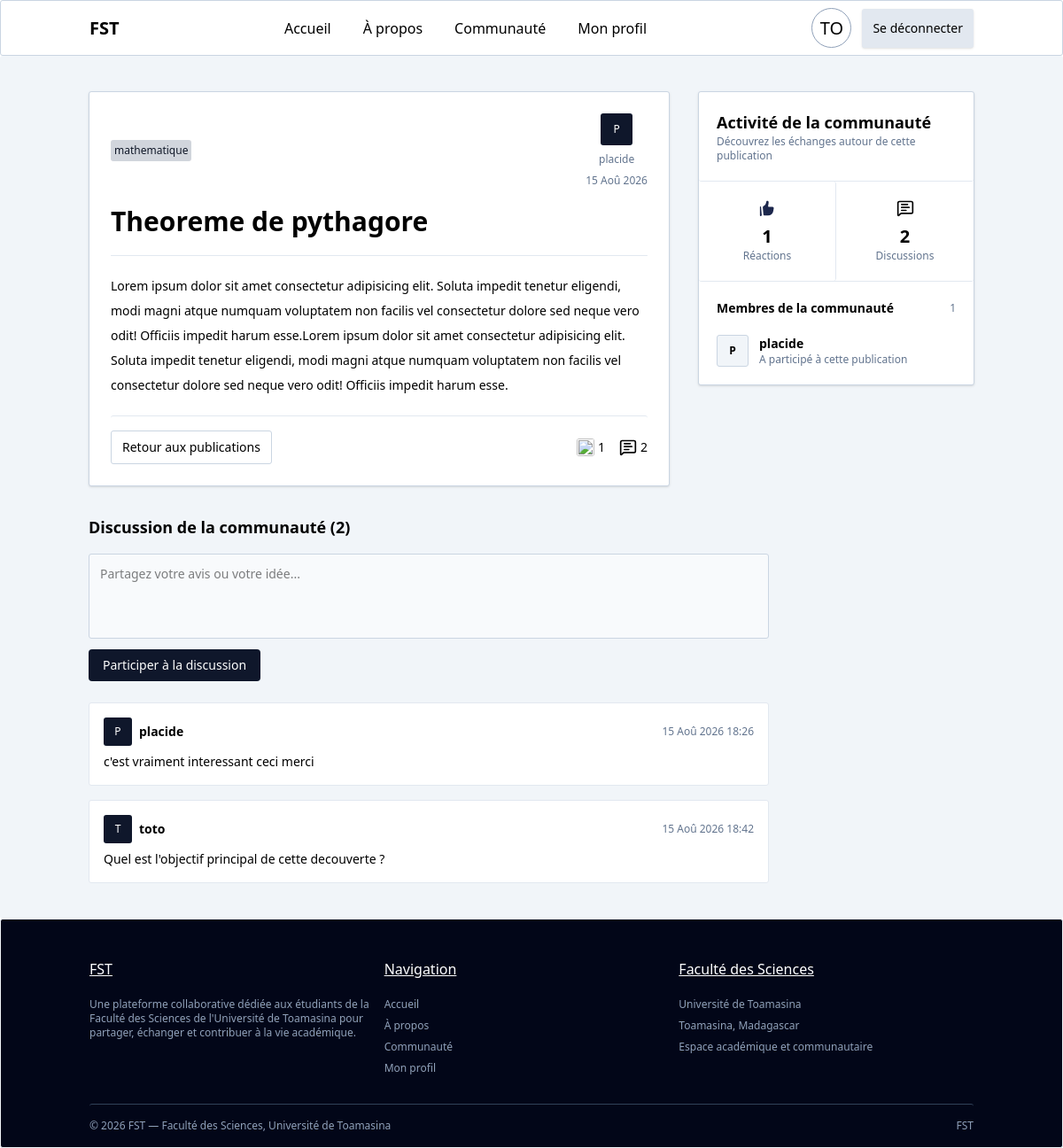
Page /04e02620-a7b2-487e-9d7e-69f9412bf674/ (signed in) on the committed database.
### core/models.py (models this page shows, shortened)
class Post(models.Model):
    id = models.UUIDField(default=uuid.uuid4,editable=False,unique=True,primary_key=True)
    title = models.CharField(max_length=255)
    content = models.TextField()
    user = models.ForeignKey(User,on_delete=models.CASCADE,related_name="posts")
    category = models.ForeignKey(Category,on_delete=models.SET_NULL,null=True,blank=True,related_name="posts")
    created_at = models.DateTimeField(auto_now_add=True)

class Category(models.Model):
    name = models.CharField(max_length=100,unique=True)

class Reaction(models.Model):
    user = models.ForeignKey(User, on_delete=models.CASCADE, related_name="reactions")
    post = models.ForeignKey(Post, on_delete=models.CASCADE, related_name="reactions")

class Comment(models.Model):
    content = models.TextField()
    user = models.ForeignKey(User,on_delete=models.CASCADE,related_name="comments")
    post = models.ForeignKey(Post,on_delete=models.CASCADE,related_name="comments")
    created_at = models.DateTimeField(auto_now_add=True)

### core/views/blog.py (the view)
# urls.py: path('<uuid:id>/', views.show, name='show'),
@login_required
def show(request, id):
    post = get_object_or_404(Post, id=id)
    return render(request, 'core/blog/blog_show.html', {'post': post})

### core/templates/core/blog/blog_show.html (shortened to what this page needs)
{% extends 'base.html' %}
{% load static %}
{% block content %}
<div class="px-25 py-10">
    <div class="grid grid-cols-3 gap-8 items-start">
        <div class="col-span-2">
            <div class="flex flex-col gap-5 border border-slate-300 rounded p-6 bg-white shadow-sm">
                <div class="flex justify-between items-center">
                    <span class="text-xs bg-gray-300 p-1 text-gray-900">
                        {{ post.category.name }}
                    </span>
                    <div class="flex flex-col justify-center gap-2 items-center">
                        <div class="w-9 h-9 rounded-full bg-slate-900 text-white flex justify-center items-center text-xs">
                            {{ post.user.username|slice:":1"|upper }}
                        </div>
                        <span class="text-xs text-slate-500">
                            {{ post.user.username }}
                        </span>
                        <span class="text-xs text-slate-500">
                            {{ post.created_at|date:"d M Y" }}
                        </span>
                    </div>
                </div>
                <h1 class="text-3xl font-bold">
                    {{ post.title }}
                </h1>
                <div class="border-t border-slate-200"></div>
                <p class="leading-7 text-sm">
                    {{ post.content }}
                </p>
                <div class="flex justify-between items-center border-t border-slate-200 pt-4">
                    <a href="{% url 'blog' %}" class="text-sm border border-slate-300 px-3 py-2 rounded">
                        Retour aux publications
                    </a>
                    <div class="flex gap-4 items-center">
                        <form action="{% url 'react_post' post.id %}" method="POST" class="react-form">
                            <button type="submit" class="flex gap-1 items-center cursor-pointer">
                                {% if request.user in post.reactions.all %}
                                    <img src="{% static 'icons/like_full.svg' %}" class="w-5 h-5 icon-liked">
                                {% else %}
                                    <img src="{% static 'icons/like.svg' %}" class="w-5 h-5 icon-liked">
                                {% endif %}
                                <span class="text-sm reaction-count">
                                    {{ post.reactions.count }}
                                </span>
                            </button>
                        </form>
                        <div class="flex gap-1 items-center">
                            <img src="{% static 'icons/comment.svg' %}" class="w-5 h-5">
                            <span class="text-sm">
                                {{ post.comments.count }}
                            </span>
                        </div>
                    </div>
                </div>
            </div>
        </div>
        <aside class="col-span-1 sticky top-6">
            <div class="border border-slate-300 rounded bg-white shadow-sm">
                <div class="p-5 border-b border-slate-200">
                    <h2 class="text-lg font-semibold">
                        Activité de la communauté
                    </h2>
                    <p class="text-xs text-slate-500">
                        Découvrez les échanges autour de cette publication
                    </p>
                </div>
                <div class="flex border-b border-slate-200">
                    <div class="w-1/2 flex flex-col justify-center items-center p-5 border-r border-slate-200">
                        <img src="{% static 'icons/like_full.svg' %}" class="w-5 h-5 mb-2">
                        <span class="text-xl font-bold">
                            {{ post.reactions.count }}
                        </span>
                        <span class="text-xs text-slate-500">
                            Réactions
                        </span>
                    </div>
                    <div class="w-1/2 flex flex-col justify-center items-center p-5">
                        <img src="{% static 'icons/comment.svg' %}" class="w-5 h-5 mb-2">
                        <span class="text-xl font-bold">
                            {{ post.comments.count }}
                        </span>
                        <span class="text-xs text-slate-500">
                            Discussions
                        </span>
                    </div>
                </div>
                <div class="p-5">
                    <div class="flex justify-between items-center mb-5">
                        <h3 class="text-sm font-semibold">
                            Membres de la communauté
                        </h3>
                        <span class="text-xs text-slate-500">
                            {{ post.reactions.count }}
                        </span>
                    </div>
                    <div class="flex flex-col gap-4">
                        {% for reaction in post.reactions.all %}
                            <div class="flex items-center gap-3">
                                <div class="w-9 h-9 rounded-full bg-slate-100 border border-slate-300 flex justify-center items-center text-xs font-semibold">
                                    {{ reaction.user.username|slice:":1"|upper }}
                                </div>
                                <div>
                                    <p class="text-sm font-semibold">
                                        {{ reaction.user.username }}
                                    </p>
                                    <p class="text-xs text-slate-500">
                                        A participé à cette publication
                                    </p>
                                </div>
                            </div>
                        {% empty %}
                            <div class="text-center py-5">
                                <p class="text-sm text-slate-500">
                                    Aucun membre n'a encore réagi.
                                </p>
                            </div>
                        {% endfor %}
                    </div>
                </div>
            </div>
        </aside>
    </div>
    <div class="mt-8 max-w-3xl">
        <h2 class="text-lg font-semibold mb-4">
            Discussion de la communauté ({{ post.comments.count }})
        </h2>
        <form action="{% url 'comment_post' post.id %}" method="POST" class="flex flex-col gap-3 mb-6">
            <textarea name="content" placeholder="Partagez votre avis ou votre idée..." class="w-full h-24 resize-none border border-slate-300 bg-slate-50 rounded p-3 text-sm outline-none" required></textarea>
            <div>
                <button type="submit" class="bg-slate-900 text-white text-sm px-4 py-2 rounded cursor-pointer">
                    Participer à la discussion
                </button>
            </div>
        </form>
        <div class="flex flex-col gap-4">
            {% for comment in post.comments.all %}
                <div class="border border-slate-200 rounded p-4 bg-white">
                    <div class="flex justify-between items-center mb-2">
                        <div class="flex items-center gap-2">
                            <div class="w-8 h-8 rounded-full bg-slate-900 text-white flex justify-center items-center text-xs">
                                {{ comment.user.username|slice:":1"|upper }}
                            </div>
                            <span class="text-sm font-semibold">
                                {{ comment.user.username }}
                            </span>
                        </div>
                        <span class="text-xs text-slate-500">
                            {{ comment.created_at|date:"d M Y H:i" }}
                        </span>
                    </div>
                    <p class="text-sm">
                        {{ comment.content }}
                    </p>
                </div>
            {% empty %}
                <div class="border border-slate-200 rounded p-4 text-center text-sm text-slate-500">
                    Aucune discussion pour le moment.
                </div>
            {% endfor %}
        </div>
    </div>
</div>
{% endblock content %}

### templates/includes/header.html
<header class="flex justify-between z-4 sticky top-0 bg-white items-center px-25 py-2 border-slate-300 border">
    <a class="font-bold text-xl" href="{% url 'home' %}">
        FST
    </a>
    <nav class="flex gap-5">
        <a class="hover:bg-slate-100 p-2 rounded {% if request.resolver_match.url_name == 'home' %}bg-slate-100{% endif %}" href="{% url 'home' %}">
            Accueil
        </a>
        <a class="hover:bg-slate-100 p-2 rounded {% if request.resolver_match.url_name == 'about' %}bg-slate-100{% endif %}" href="{% url 'about' %}">
            À propos
        </a>
        <a class="hover:bg-slate-100 p-2 rounded {% if request.resolver_match.url_name == 'blog' %}bg-slate-100{% endif %}" href="{% url 'blog' %}">
            Communauté
        </a>
        {% if user.is_authenticated %}
            <a class="hover:bg-slate-100 p-2 rounded {% if request.resolver_match.url_name == 'profile' %}bg-slate-100{% endif %}" href="{% url 'profile' %}">
                Mon profil
            </a>
        {% endif %}
    </nav>
    {% if user.is_authenticated %}
        <div class="flex justify-center gap-3 items-center">
            <button class="text-start text-xl rounded-full border border-slate-400 flex justify-center items-center h-[45px] w-[45px]">
                {{ request.user.username|slice:":2"|upper }}
            </button>
            <a class="bg-slate-200 text-sm transition duration-200 shadow hover:bg-slate-600 hover:text-white p-3" href="{% url 'logout' %}">
                Se déconnecter
            </a>
        </div>
    {% else %}
        <a class="hover:bg-slate-200 text-sm transition duration-200 shadow bg-slate-600 hover:text-black text-white p-3" href="{% url 'login' %}">
            Se connecter
        </a>
    {% endif %}
</header>

### static/css/app.css (style rules this page uses)
*:not(button) { border-radius: 3px; }

### rows in the picture
Post: category.name "mathematique", user.username "P", user.username "placide", created_at "15 Aoû 2026", title "Theoreme de pythagore", content "Lorem ipsum dolor sit amet consectetur adipisicing elit. Soluta impedit tenetur eligendi, modi magni atque numquam voluptatem non facilis vel consectetur dolore sed neque vero odit! Officiis impedit harum esse.Lorem ipsum dolor sit amet consectetur adipisicing elit. Soluta impedit tenetur eligendi, modi magni atque numquam voluptatem non facilis vel consectetur dolore sed neque vero odit! Officiis impedit harum esse.", reactions.count "1", comments.count "2"
Reaction: user.username "P", user.username "placide"
Comment: user.username "P", user.username "placide", created_at "15 Aoû 2026 18:26", content "c'est vraiment interessant ceci merci"
Comment: user.username "T", user.username "toto", created_at "15 Aoû 2026 18:42", content "Quel est l'objectif principal de cette decouverte ?"

### other values in the picture
{{ request.user.username|slice:":2"|upper }} "TO"
